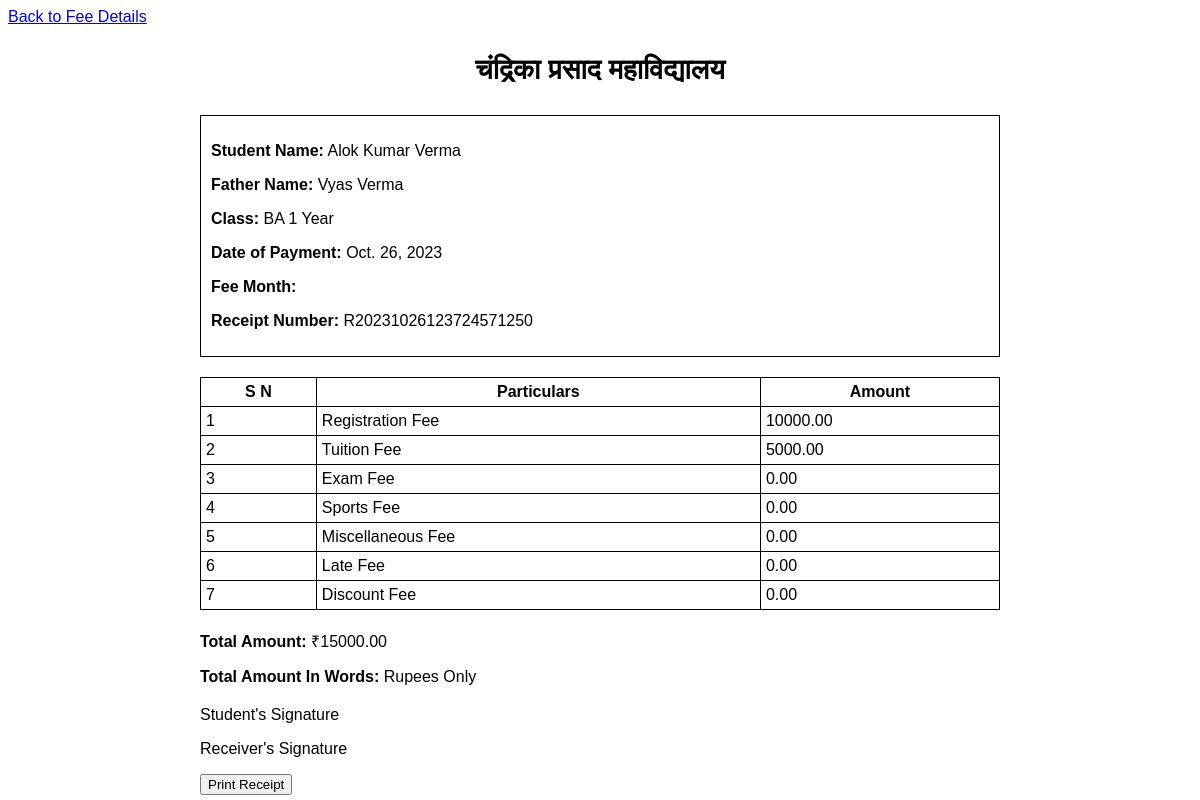
The app's page /fee_management/generate_receipt/71/ (signed in) with its own data.
### admissionapp/models.py (models this page shows, shortened)
class AdmissionForm(models.Model):
    first_name = models.CharField(max_length=50)
    middle_name = models.CharField(max_length=50, blank=True,)
    last_name = models.CharField(max_length=50, blank=True,)
    father_name = models.CharField(max_length=100)
    mother_name = models.CharField(max_length=100)
    photo = models.ImageField(upload_to='admission_photos/')
    marks_10th = models.DecimalField(max_digits=5, decimal_places=2)
    marks_12th = models.DecimalField(max_digits=5, decimal_places=2)
    admission_batch = models.CharField(max_length=20)
    school_details_12th = models.TextField()
    school_details_10th = models.TextField()
    address = models.TextField()
    pass_out_year_12th = models.IntegerField()
    pass_out_year_10th = models.IntegerField()
    admission_date = models.DateField()
    caste = models.CharField(max_length=20)
    roll_number_12th = models.CharField(max_length=20)
    roll_number_10th = models.CharField(max_length=20)
    aadhar_number = models.CharField(max_length=12, unique=True)
    mobile_number = models.CharField(max_length=10)
    date_of_birth = models.DateField()
    subjects = models.CharField(max_length=1000)
    registration_number = models.CharField(max_length=20, blank=True)
    current_semester = models.CharField(max_length=20, blank=True)

### fee_management/models.py (models this page shows, shortened)
class Fee(models.Model):
    student = models.ForeignKey('admissionapp.AdmissionForm', on_delete=models.CASCADE)
    registration_fee = models.DecimalField(max_digits=10, decimal_places=2, blank=True, null=True)
    tuition_fee = models.DecimalField(max_digits=10, decimal_places=2, blank=True, null=True)
    exam_fee = models.DecimalField(max_digits=10, decimal_places=2, blank=True, null=True)
    sports_fee = models.DecimalField(max_digits=10, decimal_places=2, blank=True, null=True)
    miscellaneous_fee = models.DecimalField(max_digits=10, decimal_places=2, blank=True, null=True)
    payment_date = models.DateField()
    fee_for_month = models.CharField(max_length=255)
    receipt_number = models.CharField(max_length=20)
    total_paid_amount =  models.DecimalField(max_digits=10, decimal_places=2, blank=True, null=True)
    total_amount_in_words = models.CharField(max_length=10000)
    semester = models.CharField(max_length=255)
    late_fee = models.DecimalField(max_digits=10, decimal_places=2, blank=True, null=True)
    discount_fee = models.DecimalField(max_digits=10, decimal_places=2, blank=True, null=True)
    remaining_amount = models.DecimalField(max_digits=10, decimal_places=2, blank=True, null=True)
    total_semester_fee = models.DecimalField(max_digits=10, decimal_places=2, blank=True, null=True)
    comments = models.CharField(max_length=1000)

### fee_management/views.py (the view)
# urls.py: path('generate_receipt/<int:fee_id>/', views.generate_receipt, name='generate_receipt'),
@login_required
def generate_receipt(request, fee_id):
    fee = get_object_or_404(Fee, id=fee_id)
    student = fee.student
    context = {
        'student': student,
        'fee': fee
    }
    return render(request, 'fee_management/receipt.html', context)

### fee_management/templates/fee_management/receipt.html (shortened to what this page needs)
<!DOCTYPE html>
<html>
  <a href="{% url 'fee_detail' %}">Back to Fee Details</a>
<head>
    <link rel="stylesheet" type="text/css" href="/static/fee_management.css">
</head>
<body>
    <div class="container">
        <div class="header">
            <h3>चंद्रिका प्रसाद महाविद्यालय</h3>
        </div>
        <div class="student-details">
            <p><b>Student Name:</b> {{ student.first_name }} {{ student.middle_name }} {{ student.last_name }}</p>
            <p><b>Father Name:</b> {{ student.father_name }}</p>
            <p><b>Class:</b> BA {{ student.admission_batch }} Year</p>
            <p><b>Date of Payment:</b> {{ fee.payment_date }}</p>
            <p><b>Fee Month:</b> {{ fee.fee_for_month }}</p>
            <p><b>Receipt Number:</b> {{ fee.receipt_number }}</p>
        </div>
        <table class="table">
            <thead>
                <tr>
                    <th>S N</th>
                    <th>Particulars</th>
                    <th>Amount</th>
                </tr>
            </thead>
            <tbody>
                <tr>
                    <td>1</td>
                    <td>Registration Fee</td>
                    <td>{{ fee.registration_fee }}</td>
                </tr>
                <tr>
                    <td>2</td>
                    <td>Tuition Fee</td>
                    <td>{{ fee.tuition_fee }}</td>
                </tr>
                <tr>
                    <td>3</td>
                    <td>Exam Fee</td>
                    <td>{{ fee.exam_fee }}</td>
                </tr>
                <tr>
                    <td>4</td>
                    <td>Sports Fee</td>
                    <td>{{ fee.sports_fee }}</td>
                </tr>
                <tr>
                    <td>5</td>
                    <td>Miscellaneous Fee</td>
                    <td>{{ fee.miscellaneous_fee }}</td>
                </tr>
                <tr>
                    <td>6</td>
                    <td>Late Fee</td>
                    <td>{{ fee.late_fee }}</td>
                </tr>
                <tr>
                    <td>7</td>
                    <td>Discount Fee</td>
                    <td>{{ fee.discount_fee }}</td>
                </tr>
            </tbody>
        </table>
        <div class="total-section">
            <p><b>Total Amount:</b> ₹{{ fee.total_paid_amount }} </p>
            <p><b>Total Amount In Words: </b> {{ fee.total_amount_in_words }} Rupees Only </p>
        </div>
        <div class="footer">
            <div class="signature-block">
                <div class="student-signature">
                    <p>Student's Signature</p>
                </div>
                <div class="receiver-signature">
                    <p>Receiver's Signature</p>
                </div>
            </div>
            <button id="print-button">Print Receipt</button>
        </div>
    </div>
</body>
</html>

### static/fee_management.css (style rules this page uses)
body { font-family: Arial, sans-serif; }
.container { max-width: 800px; margin: 0 auto; }
.header { text-align: center; font-size: 24px; margin-bottom: 20px; }
.student-details { border: 1px solid #000; padding: 10px; margin-bottom: 20px; }
.table { width: 100%; border-collapse: collapse; }
.table th, .table td { border: 1px solid #000; padding: 5px; }
.table th { text-align: center; }
.table td { text-align: left; }
.total-section { margin-top: 20px; }
.footer { margin-top: 20px; }

### records on screen
AdmissionForm: first_name "Alok", middle_name "Kumar", last_name "Verma", father_name "Vyas Verma", admission_batch "1"
Fee: payment_date "Oct. 26, 2023", receipt_number "R20231026123724571250", registration_fee "10000.00", tuition_fee "5000.00", exam_fee "0.00", sports_fee "0.00", miscellaneous_fee "0.00", late_fee "0.00", discount_fee "0.00", total_paid_amount "15000.00"
